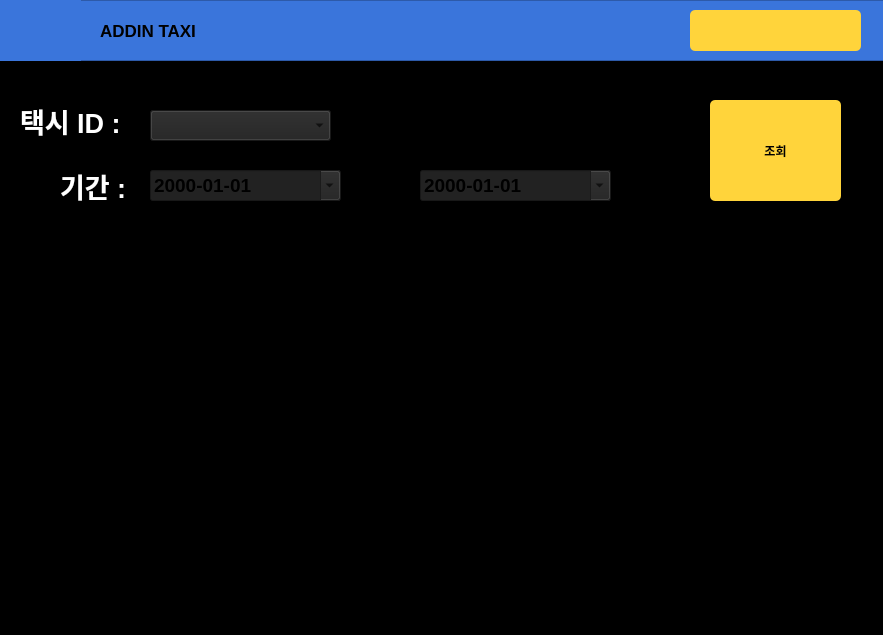
<?xml version="1.0" encoding="UTF-8"?>
<ui version="4.0">
 <class>MainWindow</class>
 <widget class="QMainWindow" name="MainWindow">
  <property name="geometry">
   <rect>
    <x>0</x>
    <y>0</y>
    <width>883</width>
    <height>635</height>
   </rect>
  </property>
  <property name="windowTitle">
   <string>ADDIN TAXI 관제 GUI</string>
  </property>
  <property name="styleSheet">
   <string notr="true">background-color: black;</string>
  </property>
  <widget class="QWidget" name="centralwidget">
   <widget class="QFrame" name="frame">
    <property name="geometry">
     <rect>
      <x>0</x>
      <y>0</y>
      <width>1231</width>
      <height>61</height>
     </rect>
    </property>
    <property name="styleSheet">
     <string notr="true">background-color: #3A75DB</string>
    </property>
    <property name="frameShape">
     <enum>QFrame::StyledPanel</enum>
    </property>
    <property name="frameShadow">
     <enum>QFrame::Raised</enum>
    </property>
    <widget class="QLabel" name="label">
     <property name="geometry">
      <rect>
       <x>100</x>
       <y>10</y>
       <width>1001</width>
       <height>41</height>
      </rect>
     </property>
     <property name="font">
      <font>
       <pointsize>13</pointsize>
       <weight>75</weight>
       <bold>true</bold>
      </font>
     </property>
     <property name="text">
      <string>ADDIN TAXI</string>
     </property>
     <property name="textFormat">
      <enum>Qt::AutoText</enum>
     </property>
    </widget>
    <widget class="QLineEdit" name="lineEdit">
     <property name="geometry">
      <rect>
       <x>0</x>
       <y>0</y>
       <width>81</width>
       <height>61</height>
      </rect>
     </property>
     <property name="styleSheet">
      <string notr="true">QLineEdit {
    background-image: url(data/logo.png);
    background-repeat: no-repeat;
    background-position: center;
    background-size: cover; 
    border: none;
    padding: 0px;
}</string>
     </property>
    </widget>
    <widget class="QPushButton" name="undo_btn">
     <property name="geometry">
      <rect>
       <x>690</x>
       <y>10</y>
       <width>171</width>
       <height>41</height>
      </rect>
     </property>
     <property name="font">
      <font>
       <weight>75</weight>
       <bold>true</bold>
      </font>
     </property>
     <property name="styleSheet">
      <string notr="true">QPushButton {
    background-color: #FFD43B;
    color: black;
    font-weight: bold;
    border-radius: 5px;
    padding: 5px 10px;
    border: none;
    qproperty-icon: url(/home/lim/dev_ws/addintexi/UserGUI/data/icon/Undo.png); /* 이미지 경로 지정 */
    qproperty-iconSize: 40px 40px;  /* 이미지 크기 설정 */
    text-align: center;            /* 텍스트 가운데 정렬 */
}</string>
     </property>
     <property name="text">
      <string/>
     </property>
    </widget>
   </widget>
   <widget class="QTableView" name="tableView">
    <property name="geometry">
     <rect>
      <x>30</x>
      <y>240</y>
      <width>821</width>
      <height>371</height>
     </rect>
    </property>
    <property name="styleSheet">
     <string notr="true">QTableView {
        color: white;
        font-weight: bold;
        font-size: 14pt;
    }</string>
    </property>
   </widget>
   <widget class="QDateEdit" name="start_date">
    <property name="geometry">
     <rect>
      <x>150</x>
      <y>170</y>
      <width>191</width>
      <height>31</height>
     </rect>
    </property>
    <property name="font">
     <font>
      <pointsize>14</pointsize>
      <weight>75</weight>
      <bold>true</bold>
     </font>
    </property>
    <property name="styleSheet">
     <string notr="true">QDateEdit {
        font-weight: bold;
        font-size: 14pt;
background-color: #222222;
    }

    QDateEdit, QDateEdit QAbstractSpinBox {
         font-weight: bold;
        font-size: 14pt;
background-color: #222222;
    }

    QCalendarWidget QWidget {
          font-weight: bold;
        font-size: 14pt;
background-color: #222222;
    }</string>
    </property>
    <property name="displayFormat">
     <string>yyyy-MM-dd</string>
    </property>
    <property name="calendarPopup">
     <bool>true</bool>
    </property>
   </widget>
   <widget class="QDateEdit" name="end_date">
    <property name="geometry">
     <rect>
      <x>420</x>
      <y>170</y>
      <width>191</width>
      <height>31</height>
     </rect>
    </property>
    <property name="styleSheet">
     <string notr="true">QDateEdit {
        font-weight: bold;
        font-size: 14pt;
background-color: #222222;
    }

    QDateEdit, QDateEdit QAbstractSpinBox {
        font-weight: bold;
        font-size: 14pt;
background-color: #222222;
    }

    QCalendarWidget QWidget {
        font-weight: bold;
        font-size: 14pt;
background-color: #222222;
    }</string>
    </property>
    <property name="correctionMode">
     <enum>QAbstractSpinBox::CorrectToNearestValue</enum>
    </property>
    <property name="maximumDate">
     <date>
      <year>9999</year>
      <month>11</month>
      <day>1</day>
     </date>
    </property>
    <property name="displayFormat">
     <string>yyyy-MM-dd</string>
    </property>
    <property name="calendarPopup">
     <bool>true</bool>
    </property>
   </widget>
   <widget class="QLabel" name="label_2">
    <property name="geometry">
     <rect>
      <x>370</x>
      <y>180</y>
      <width>21</width>
      <height>21</height>
     </rect>
    </property>
    <property name="font">
     <font>
      <pointsize>20</pointsize>
      <weight>75</weight>
      <bold>true</bold>
     </font>
    </property>
    <property name="text">
     <string>~</string>
    </property>
   </widget>
   <widget class="QLabel" name="label_3">
    <property name="geometry">
     <rect>
      <x>60</x>
      <y>170</y>
      <width>81</width>
      <height>31</height>
     </rect>
    </property>
    <property name="font">
     <font>
      <pointsize>20</pointsize>
      <weight>75</weight>
      <bold>true</bold>
     </font>
    </property>
    <property name="styleSheet">
     <string notr="true">QLabel {
        color: white;
        font-weight: bold;
        font-size: 20pt;
    }
</string>
    </property>
    <property name="text">
     <string>기간 :</string>
    </property>
   </widget>
   <widget class="QPushButton" name="search_btn">
    <property name="geometry">
     <rect>
      <x>710</x>
      <y>100</y>
      <width>131</width>
      <height>101</height>
     </rect>
    </property>
    <property name="styleSheet">
     <string notr="true">QPushButton {
    background-color: #FFD43B;
    color: black;
    font-weight: bold;
    border-radius: 5px;
    padding: 5px 10px;
    border: none;
    text-align: center;            /* 텍스트 가운데 정렬 */
}</string>
    </property>
    <property name="text">
     <string>조회</string>
    </property>
   </widget>
   <widget class="QLabel" name="label_4">
    <property name="geometry">
     <rect>
      <x>20</x>
      <y>100</y>
      <width>111</width>
      <height>41</height>
     </rect>
    </property>
    <property name="font">
     <font>
      <pointsize>20</pointsize>
      <weight>75</weight>
      <bold>true</bold>
     </font>
    </property>
    <property name="styleSheet">
     <string notr="true">QLabel {
        color: white;
        font-weight: bold;
        font-size: 20pt;
    }
</string>
    </property>
    <property name="text">
     <string>택시 ID :</string>
    </property>
   </widget>
   <widget class="QComboBox" name="ID_combo">
    <property name="geometry">
     <rect>
      <x>150</x>
      <y>110</y>
      <width>181</width>
      <height>31</height>
     </rect>
    </property>
    <property name="styleSheet">
     <string notr="true">QComboBox {
        font-weight: bold;
        font-size: 14pt;
background-color: #222222;
    }</string>
    </property>
   </widget>
  </widget>
 </widget>
 <resources/>
 <connections/>
</ui>
